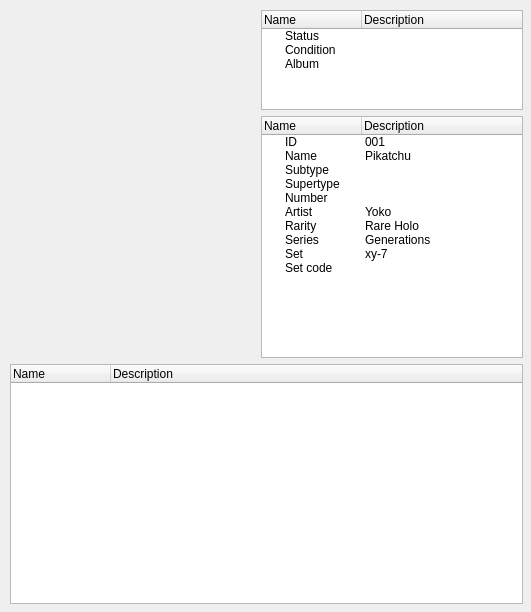
<?xml version="1.0" encoding="UTF-8"?>
<ui version="4.0">
 <class>CardView</class>
 <widget class="QDialog" name="CardView">
  <property name="geometry">
   <rect>
    <x>0</x>
    <y>0</y>
    <width>531</width>
    <height>612</height>
   </rect>
  </property>
  <property name="windowTitle">
   <string>Dialog</string>
  </property>
  <widget class="QWidget" name="">
   <property name="geometry">
    <rect>
     <x>10</x>
     <y>10</y>
     <width>513</width>
     <height>594</height>
    </rect>
   </property>
   <layout class="QVBoxLayout" name="verticalLayout_2" stretch="2,5">
    <property name="spacing">
     <number>6</number>
    </property>
    <item>
     <layout class="QHBoxLayout" name="horizontalLayout">
      <item>
       <widget class="QLabel" name="labelCardImage">
        <property name="minimumSize">
         <size>
          <width>245</width>
          <height>342</height>
         </size>
        </property>
        <property name="maximumSize">
         <size>
          <width>245</width>
          <height>342</height>
         </size>
        </property>
        <property name="text">
         <string/>
        </property>
       </widget>
      </item>
      <item>
       <layout class="QVBoxLayout" name="verticalLayout">
        <item>
         <widget class="QTreeWidget" name="treeWidgetUser">
          <property name="maximumSize">
           <size>
            <width>16777215</width>
            <height>100</height>
           </size>
          </property>
          <column>
           <property name="text">
            <string>Name</string>
           </property>
          </column>
          <column>
           <property name="text">
            <string>Description</string>
           </property>
          </column>
          <item>
           <property name="text">
            <string>Status</string>
           </property>
          </item>
          <item>
           <property name="text">
            <string>Condition</string>
           </property>
          </item>
          <item>
           <property name="text">
            <string>Album</string>
           </property>
          </item>
         </widget>
        </item>
        <item>
         <widget class="QTreeWidget" name="treeWidgetMain">
          <column>
           <property name="text">
            <string>Name</string>
           </property>
          </column>
          <column>
           <property name="text">
            <string>Description</string>
           </property>
          </column>
          <item>
           <property name="text">
            <string>ID</string>
           </property>
           <property name="text">
            <string>001</string>
           </property>
          </item>
          <item>
           <property name="text">
            <string>Name</string>
           </property>
           <property name="text">
            <string>Pikatchu</string>
           </property>
          </item>
          <item>
           <property name="text">
            <string>Subtype</string>
           </property>
          </item>
          <item>
           <property name="text">
            <string>Supertype</string>
           </property>
          </item>
          <item>
           <property name="text">
            <string>Number</string>
           </property>
          </item>
          <item>
           <property name="text">
            <string>Artist</string>
           </property>
           <property name="text">
            <string>Yoko</string>
           </property>
          </item>
          <item>
           <property name="text">
            <string>Rarity</string>
           </property>
           <property name="text">
            <string>Rare Holo</string>
           </property>
          </item>
          <item>
           <property name="text">
            <string>Series</string>
           </property>
           <property name="text">
            <string>Generations</string>
           </property>
          </item>
          <item>
           <property name="text">
            <string>Set</string>
           </property>
           <property name="text">
            <string>xy-7</string>
           </property>
          </item>
          <item>
           <property name="text">
            <string>Set code</string>
           </property>
          </item>
         </widget>
        </item>
       </layout>
      </item>
     </layout>
    </item>
    <item>
     <widget class="QTreeWidget" name="treeWidgetFull">
      <property name="maximumSize">
       <size>
        <width>16777215</width>
        <height>240</height>
       </size>
      </property>
      <column>
       <property name="text">
        <string>Name</string>
       </property>
      </column>
      <column>
       <property name="text">
        <string>Description</string>
       </property>
      </column>
     </widget>
    </item>
   </layout>
  </widget>
 </widget>
 <resources/>
 <connections/>
</ui>
